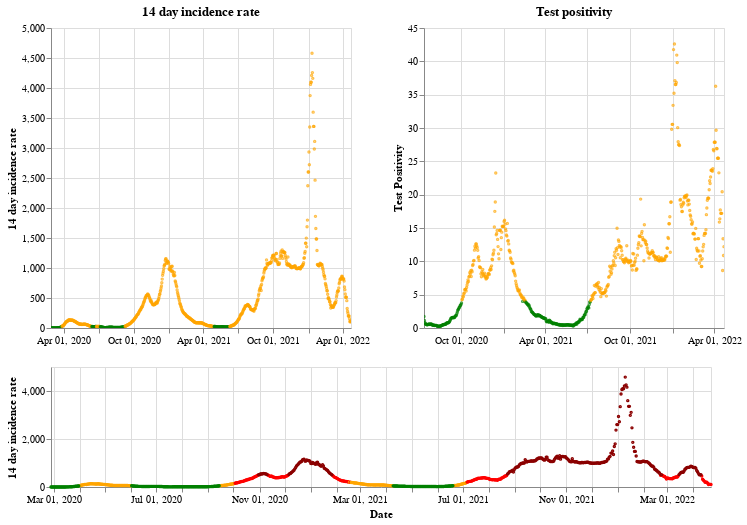

Write notebook code for a chart like this one.
### Markdown cell above
## Wales

### Code cell
plot_traffic_light('Wales')

### Figure 1 — Vega-Lite specification as saved in the notebook (floating-point values rounded to 4 significant figures; data arrays with more than 128 entries replaced by an {"elided": "..."} marker saying what was removed)
{"config": {"view": {"continuousWidth": 400, "continuousHeight": 300}}, "vconcat": [{"hconcat": [{"mark": {"type": "point", "size": 2}, "encoding": {"color": {"condition": {"value": "green", "test": "(datum.twoWeeklyCasesRate <= 25)"}, "value": "orange"}, "tooltip": [{"type": "nominal", "field": "areaName"}, {"type": "temporal", "field": "date"}, {"type": "quantitative", "field": "twoWeeklyCasesRate"}, {"type": "quantitative", "field": "testPositivity"}], "x": {"type": "temporal", "axis": {"title": ""}, "field": "date", "scale": {"domain": {"selection": "DateBrush"}}, "timeUnit": "yearmonthdate"}, "y": {"type": "quantitative", "axis": {"title": "14 day incidence rate"}, "field": "twoWeeklyCasesRate"}}, "title": "14 day incidence rate", "width": 300}, {"mark": {"type": "point", "size": 2}, "encoding": {"color": {"condition": {"value": "green", "test": "(datum.testPositivity <= 4)"}, "value": "orange"}, "tooltip": [{"type": "nominal", "field": "areaName"}, {"type": "temporal", "field": "date"}, {"type": "quantitative", "field": "twoWeeklyCasesRate"}, {"type": "quantitative", "field": "testPositivity"}], "x": {"type": "temporal", "axis": {"title": ""}, "field": "date", "scale": {"domain": {"selection": "DateBrush"}}, "timeUnit": "yearmonthdate"}, "y": {"type": "quantitative", "axis": {"title": "Test Positivity"}, "field": "testPositivity"}}, "title": "Test positivity", "width": 300}]}, {"layer": [{"mark": {"type": "point", "size": 2}, "encoding": {"color": {"condition": {"value": "orange", "test": "(((datum.testPositivity < 4) && (datum.twoWeeklyCasesRate >= 50)) && (datum.twoWeeklyCasesRate < 200))"}, "value": "red"}, "opacity": {"condition": {"value": 1, "test": "((datum.twoWeeklyCasesRate >= 50) && (datum.twoWeeklyCasesRate < 500))"}, "value": 0}, "tooltip": [{"type": "nominal", "field": "areaName"}, {"type": "temporal", "field": "date"}, {"type": "quantitative", "field": "twoWeeklyCasesRate"}, {"type": "quantitative", "field": "testPositivity"}], "x": {"type": "temporal", "axis": {"title": "Date"}, "field": "date", "timeUnit": "yearmonthdate"}, "y": {"type": "quantitative", "axis": {"title": "14 day incidence rate"}, "field": "twoWeeklyCasesRate"}}, "selection": {"DateBrush": {"type": "interval", "encodings": ["x"], "fields": ["Time"]}}}, {"mark": {"type": "point", "size": 2}, "encoding": {"color": {"value": "darkred"}, "opacity": {"condition": {"value": 1, "test": "(datum.twoWeeklyCasesRate >= 500)"}, "value": 0}, "tooltip": [{"type": "nominal", "field": "areaName"}, {"type": "temporal", "field": "date"}, {"type": "quantitative", "field": "twoWeeklyCasesRate"}, {"type": "quantitative", "field": "testPositivity"}], "x": {"type": "temporal", "axis": {"title": "Date"}, "field": "date", "timeUnit": "yearmonthdate"}, "y": {"type": "quantitative", "axis": {"title": "14 day incidence rate"}, "field": "twoWeeklyCasesRate"}}}, {"mark": {"type": "point", "size": 2}, "encoding": {"color": {"condition": {"value": "green", "test": "((datum.testPositivity < 4) && (datum.twoWeeklyCasesRate < 50))"}, "value": "orange"}, "opacity": {"condition": {"value": 1, "test": "(datum.twoWeeklyCasesRate < 50)"}, "value": 0}, "tooltip": [{"type": "nominal", "field": "areaName"}, {"type": "temporal", "field": "date"}, {"type": "quantitative", "field": "twoWeeklyCasesRate"}, {"type": "quantitative", "field": "testPositivity"}], "x": {"type": "temporal", "axis": {"title": "Date"}, "field": "date", "timeUnit": "yearmonthdate"}, "y": {"type": "quantitative", "axis": {"title": "14 day incidence rate"}, "field": "twoWeeklyCasesRate"}}}], "height": 120, "width": 660}], "data": {"name": "data-b8e90dfb8fde7ff09b2a8bbebfff8f09"}, "$schema": "https://vega.github.io/schema/vega-lite/v4.8.1.json", "datasets": {"data-b8e90dfb8fde7ff09b2a8bbebfff8f09": {"elided": "786 records"}}}
